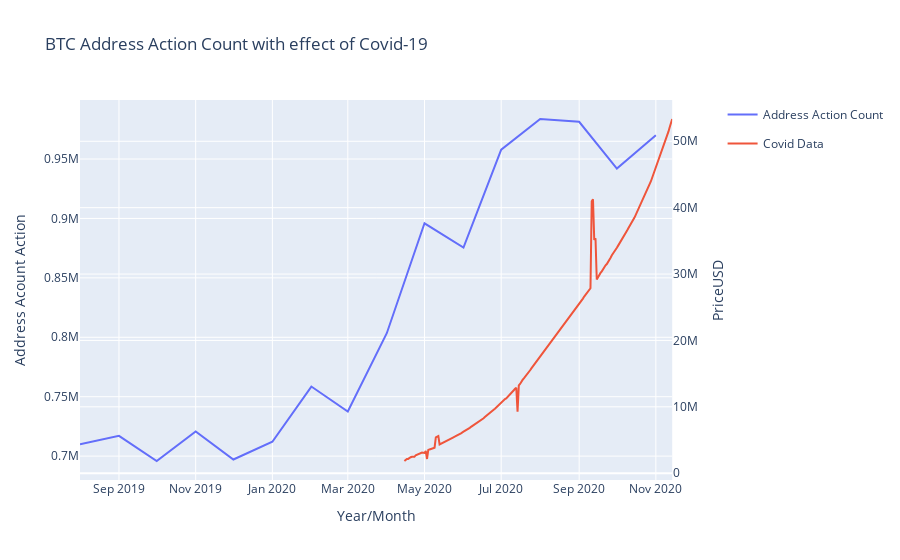

Notebook source saved alongside this figure:
### Code cell
subfig = make_subplots(specs=[[{"secondary_y": True}]])
before_and_after_new = before_and_after_new.reset_index() 

# create two independent figures with px.line each containing data from multiple columns
fig = px.line(before_and_after_new, x= "yearmonth", y="AdrActCnt",color="address_count")#, render_mode="webgl",)
fig2 = px.line(coviddata,x="Date",y="TotalConfirmed", color = "covid")#, render_mode="webgl",)

fig2.update_traces(yaxis="y2")

subfig.add_traces(fig.data + fig2.data)
subfig.layout.xaxis.title="Year/Month"
subfig.layout.yaxis.title="Address Acount Action"
#subfig.layout.yaxis2.type="log"
subfig.layout.yaxis2.title="PriceUSD"
# recoloring is necessary otherwise lines from fig und fig2 would share each color
# e.g. Linear-, Log- = blue; Linear+, Log+ = red... we don't want this
subfig.for_each_trace(lambda t: t.update(line=dict(color=t.marker.color)))
subfig.update_layout(title_text = "BTC Address Action Count with effect of Covid-19")
subfig.show()

### Figure 1 — Plotly figure (JSON) as saved in the notebook; plotly's stock layout.template omitted (floating-point values rounded to 4 significant figures; data arrays with more than 128 entries replaced by an {"elided": "..."} marker saying what was removed)
{"data": [{"hovertemplate": "address_count=Address Action Count<br>yearmonth=%{x}<br>AdrActCnt=%{y}<extra></extra>", "legendgroup": "Address Action Count", "line": {"dash": "solid"}, "mode": "lines", "name": "Address Action Count", "orientation": "v", "showlegend": true, "type": "scatter", "x": ["2019-08", "2019-09", "2019-10", "2019-11", "2019-12", "2020-01", "2020-02", "2020-03", "2020-04", "2020-05", "2020-06", "2020-07", "2020-08", "2020-09", "2020-10", "2020-11"], "xaxis": "x", "y": [710000.0, 717000.0, 695897, 720700.0, 697100.0, 712100.0, 758600.0, 737500.0, 803400.0, 895900.0, 875500.0, 957900.0, 983700.0, 981300.0, 942010, 969900.0], "yaxis": "y"}, {"hovertemplate": "covid=Covid Data<br>Date=%{x}<br>TotalConfirmed=%{y}<extra></extra>", "legendgroup": "Covid Data", "line": {"dash": "solid"}, "mode": "lines", "name": "Covid Data", "orientation": "v", "showlegend": true, "type": "scatter", "x": {"elided": "207 str values"}, "xaxis": "x", "y": {"elided": "207 int values"}, "yaxis": "y2"}], "layout": {"autosize": true, "title": {"text": "BTC Address Action Count with effect of Covid-19"}, "xaxis": {"anchor": "y", "autorange": true, "domain": [0, 0.94], "range": ["2019-08-01", "2020-11-14"], "title": {"text": "Year/Month"}, "type": "date"}, "yaxis": {"anchor": "x", "autorange": true, "domain": [0, 1], "range": [679900.0, 999700.0], "title": {"text": "Address Acount Action"}, "type": "linear"}, "yaxis2": {"anchor": "x", "autorange": true, "overlaying": "y", "range": [-1024000.0, 56220000.0], "side": "right", "title": {"text": "PriceUSD"}, "type": "linear"}}}
